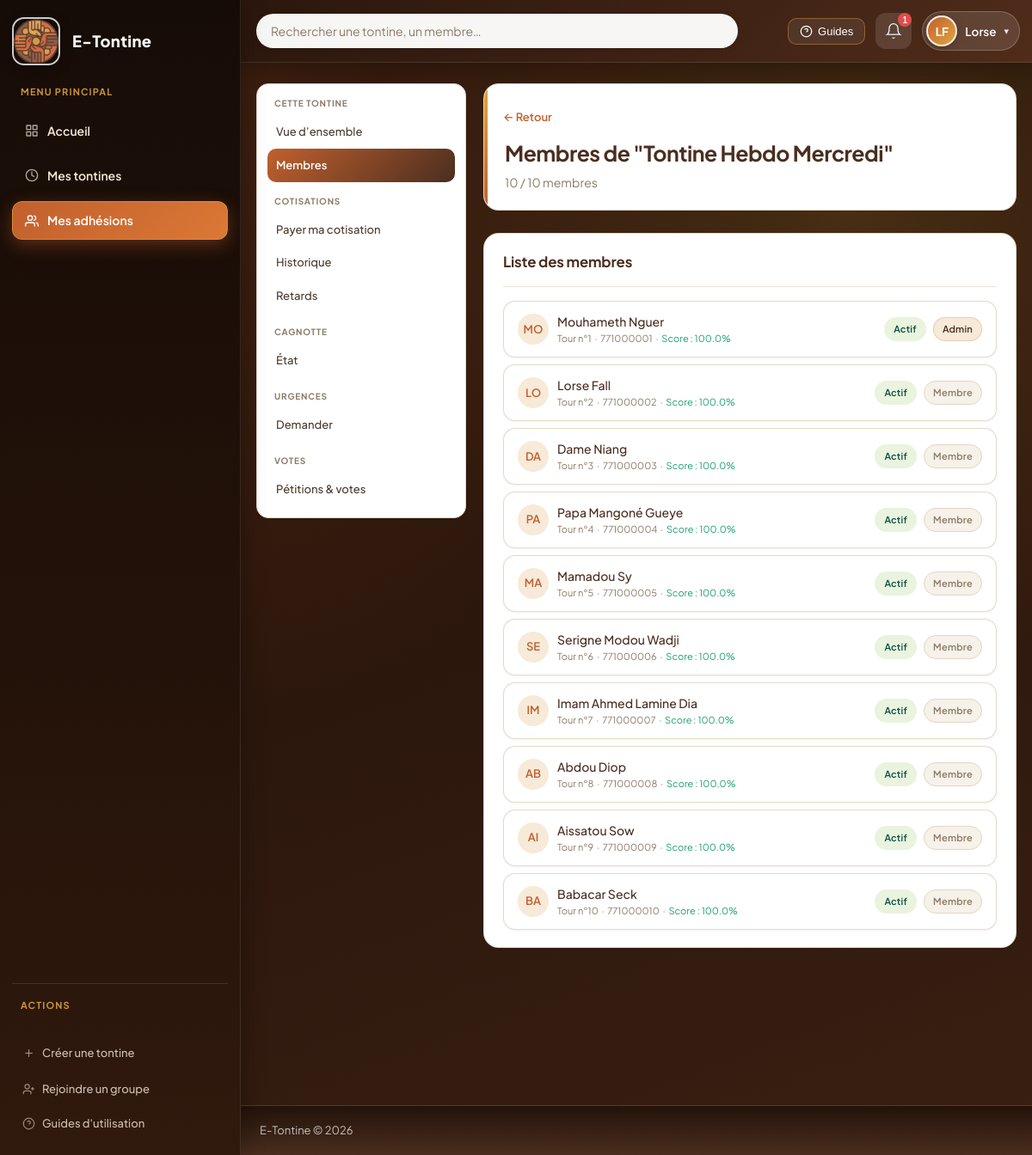
Screenshot of /pages/membres/liste.php?tontine=1 (signed in) with the database file from the repository.
### tables this page shows
CREATE TABLE tontines (
    id              INT UNSIGNED AUTO_INCREMENT PRIMARY KEY,
    nom             VARCHAR(150)        NOT NULL,
    description     TEXT                NULL,
    montant_cotisation DECIMAL(12,2)    NOT NULL,
    frequence       ENUM('hebdomadaire','mensuelle','trimestrielle') NOT NULL DEFAULT 'mensuelle',
    echeance_jour_semaine TINYINT UNSIGNED NULL DEFAULT NULL,
    echeance_jour_mois TINYINT UNSIGNED NULL DEFAULT NULL,
    nombre_max_membres SMALLINT UNSIGNED NOT NULL DEFAULT 10,
    statut          ENUM('active','fermee','suspendue','brouillon') NOT NULL DEFAULT 'active',
    cycles_completes_ce_tour INT UNSIGNED NOT NULL DEFAULT 0,
    numero_tour_actuel       INT UNSIGNED NOT NULL DEFAULT 1,
    tour_complet_en_attente  TINYINT(1)   NOT NULL DEFAULT 0,
    createur_id     INT UNSIGNED        NOT NULL,
    amende_par_jour DECIMAL(10,2)       DEFAULT 0,
    amende_delai_grace INT              DEFAULT 0,
    amendes_activees TINYINT            DEFAULT 0,
    date_creation   DATETIME            NOT NULL DEFAULT CURRENT_TIMESTAMP,
    date_fermeture  DATETIME            NULL,
    CONSTRAINT fk_tontine_createur FOREIGN KEY (createur_id) REFERENCES utilisateurs(id) ON DELETE RESTRICT
);

CREATE TABLE membres_tontine (
    id              INT UNSIGNED AUTO_INCREMENT PRIMARY KEY,
    tontine_id      INT UNSIGNED        NOT NULL,
    utilisateur_id  INT UNSIGNED        NOT NULL,
    role            ENUM('admin','membre') NOT NULL DEFAULT 'membre',
    statut          ENUM('actif','retard','exclu') NOT NULL DEFAULT 'actif',
    ordre_tour      SMALLINT UNSIGNED   NULL,
    score_fiabilite DECIMAL(5,2)        NOT NULL DEFAULT 100.00,
    date_adhesion   DATETIME            NOT NULL DEFAULT CURRENT_TIMESTAMP,
    UNIQUE KEY unique_membre_tontine (tontine_id, utilisateur_id),
    CONSTRAINT fk_mt_tontine FOREIGN KEY (tontine_id) REFERENCES tontines(id) ON DELETE CASCADE,
    CONSTRAINT fk_mt_utilisateur FOREIGN KEY (utilisateur_id) REFERENCES utilisateurs(id) ON DELETE CASCADE
);

CREATE TABLE utilisateurs (
    id              INT UNSIGNED AUTO_INCREMENT PRIMARY KEY,
    nom_complet     VARCHAR(100)        NOT NULL,
    email           VARCHAR(150)        NOT NULL UNIQUE,
    mot_de_passe    VARCHAR(255)        NOT NULL,
    telephone       VARCHAR(20)         NOT NULL,
    role_global     ENUM('super_admin','utilisateur') NOT NULL DEFAULT 'utilisateur',
    est_bloque      TINYINT(1)          NOT NULL DEFAULT 0,
    jeton_invitation VARCHAR(64)        NULL,
    date_inscription DATETIME           NOT NULL DEFAULT CURRENT_TIMESTAMP,
    derniere_connexion DATETIME         NULL
);

### fonctions/tontine.php (called while the page is built, shortened)
<?php
function obtenirTontine(int $id): ?array {
    $bd  = connexionBD();
    $req = $bd->prepare('SELECT t.*, u.nom_complet AS nom_createur FROM tontines t JOIN utilisateurs u ON u.id = t.createur_id WHERE t.id = ?');
    $req->execute([$id]);
    return $req->fetch() ?: null;
}
function estAdminDeTontine(int $utilisateurId, int $tontineId): bool {
    $bd  = connexionBD();
    $req = $bd->prepare('SELECT id FROM membres_tontine WHERE utilisateur_id = ? AND tontine_id = ? AND role = ?');
    $req->execute([$utilisateurId, $tontineId, ROLE_ADMIN]);
    return (bool)$req->fetch();
}

### fonctions/notification.php (called while the page is built, shortened)
<?php
function nbNotificationsNonLues(int $utilisateurId): int {
    $bd  = connexionBD();
    $req = $bd->prepare('SELECT COUNT(*) FROM notifications WHERE destinataire_id = ? AND est_lu = 0');
    $req->execute([$utilisateurId]);
    return (int)$req->fetchColumn();
}

### fonctions/membre.php (called while the page is built, shortened)
<?php
function listerMembres(int $tontineId): array {
    $bd  = connexionBD();
    $req = $bd->prepare('
        SELECT mt.*, u.nom_complet, u.email, u.telephone
        FROM membres_tontine mt
        JOIN utilisateurs u ON u.id = mt.utilisateur_id
        WHERE mt.tontine_id = ? AND mt.statut != ?
        ORDER BY mt.ordre_tour ASC
    ');
    $req->execute([$tontineId, STATUT_EXCLU]);
    return $req->fetchAll();
}

### gabarits/composants.php (the view, shortened to what this page needs)
    <?php
function renderCarteMembre(array $membre, bool $estAdmin, int $tontineId): void {
    $initiales = strtoupper(substr($membre['nom_complet'], 0, 2));
    $badgeRole = $membre['role'] === ROLE_ADMIN
        ? '<span class="badge badge-info">Admin</span>'
        : '<span class="badge badge-secondaire">Membre</span>';
    $score = (float)($membre['score_fiabilite'] ?? 100);
    $scoreClass = 'score-moyen';
    if ($score >= 80) {
        $scoreClass = 'score-haut';
    } elseif ($score < 50) {
        $scoreClass = 'score-bas';
        $scoreBadge = 'badge-danger';
    } elseif ($score < 70) {
        $scoreBadge = 'badge-alerte';
    }
    ?>
    <div class="carte-membre">
        <div class="carte-membre-gauche">
            <div class="avatar-cercle"><?= htmlspecialchars($initiales) ?></div>
            <div>
                <div class="carte-membre-nom"><?= htmlspecialchars($membre['nom_complet']) ?></div>
                <div class="carte-membre-detail">
                    Tour n°<?= (int)$membre['ordre_tour'] ?>
                    &nbsp;·&nbsp;
                    <?= htmlspecialchars($membre['telephone']) ?>
                    &nbsp;·&nbsp;
                    <span class="<?= $scoreClass ?>">Score : <?= number_format($score, 1) ?>%</span>
                </div>
            </div>
        </div>
        <div class="carte-membre-droite">
            <?= badgeStatut($membre['statut']) ?>
            <?= $badgeRole ?>
        </div>
    </div>
    <?php
}
?>

### pages/membres/liste.php (shortened to what this page needs)
<?php
require_once __DIR__ . '/../../fonctions/tontine.php';
require_once __DIR__ . '/../../fonctions/membre.php';
require_once __DIR__ . '/../../fonctions/invitation.php';
require_once __DIR__ . '/../../fonctions/aide.php';
$tontineId     = obtenirGetInt('tontine');
$tontine = obtenirTontine($tontineId);
$membresTous = listerMembres($tontineId);
$pagePagination = obtenirGetInt('page', 1);
$pagination = paginer($membresTous, $pagePagination);
$membres    = $pagination['items'];
require_once __DIR__ . '/../../gabarits/entete.php';
?>
<div class="page-entete">
    <div>
        <a href="<?= APP_URL ?>/pages/tontines/voir.php?id=<?= $tontineId ?>" class="lien-retour">← Retour</a>
        <h1>Membres de "<?= htmlspecialchars($tontine['nom']) ?>"</h1>
        <p class="texte-secondaire"><?= count($membresTous) ?> / <?= $tontine['nombre_max_membres'] ?> membres</p>
    </div>
</div>
<section class="section-tableau">
    <div class="section-entete"><h2>Liste des membres</h2></div>
    <?php if (empty($membresTous)): ?>
    <div class="etat-vide"><p>Aucun membre dans cette tontine.</p></div>
    <?php else: ?>
    <?php if ($estAdmin): ?>
    <div class="table-conteneur">
        <table class="tableau-donnees">
            <thead>
                <tr>
                    <th>Membre</th>
                    <th>Email</th>
                    <th>Téléphone</th>
                    <th>Rôle</th>
                    <th>Tour</th>
                    <th>Score fiabilité</th>
                    <th>Statut</th>
                    <th>Actions</th>
                </tr>
            </thead>
            <tbody>
                <?php foreach ($membres as $m): ?>
                <tr>
                    <td><strong><?= htmlspecialchars($m['nom_complet']) ?></strong></td>
                    <td><?= htmlspecialchars($m['email']) ?></td>
                    <td><?= htmlspecialchars($m['telephone']) ?></td>
                    <td><?= $m['role'] === ROLE_ADMIN ? '<span class="badge badge-info">Admin</span>' : '<span class="badge badge-secondaire">Membre</span>' ?></td>
                    <td><?= $m['ordre_tour'] ?></td>
                    <td>
                        <?php
                        $score = (float)($m['score_fiabilite'] ?? 100);
                        if ($score >= 80) {
                            echo '<span class="badge badge-succes">' . number_format($score, 1) . '%</span>';
                        } elseif ($score >= 50) {
                            echo '<span class="badge badge-alerte">' . number_format($score, 1) . '%</span>';
                        } else {
                            echo '<span class="badge badge-danger">' . number_format($score, 1) . '%</span>';
                        }
                        ?>
                    </td>
                    <td><?= badgeStatut($m['statut']) ?></td>
                    <td>
                        <?php if ($estAdmin && $m['role'] !== ROLE_ADMIN): ?>
                        <form method="POST" action="<?= APP_URL ?>/pages/membres/exclure.php?tontine=<?= $tontineId ?>&membre=<?= (int)$m['utilisateur_id'] ?>" style="display:inline">
                            <?= champCsrf() ?>
                            <button type="submit" class="btn btn-danger btn-tres-petit" onclick="return confirm('Confirmer l\'exclusion ?')">Exclure</button>
                        </form>
                        <?php else: ?>
                        <span class="texte-secondaire">-</span>
                        <?php endif; ?>
                    </td>
                </tr>
                <?php endforeach; ?>
            </tbody>
        </table>
    </div>
    <?php else: ?>
    <div class="liste-membres">
        <?php foreach ($membres as $membre): ?>
        <?php renderCarteMembre($membre, $estAdmin, $tontineId); ?>
        <?php endforeach; ?>
    </div>
    <?php endif; ?>
    <?php endif; ?>
</section>
<?php require_once __DIR__ . '/../../gabarits/pied_de_page.php'; ?>

### fonctions/aide.php (shortened to what this page needs)
<?php
function obtenirGetInt(string $cle, int $defaut = 0): int {
    return isset($_GET[$cle]) ? (int)$_GET[$cle] : $defaut;
}
function badgeStatut(string $statut): string {
    return match($statut) {
        STATUT_ACTIF   => '<span class="badge badge-succes">Actif</span>',
        STATUT_RETARD  => '<span class="badge badge-alerte">En retard</span>',
        STATUT_EXCLU   => '<span class="badge badge-danger">Exclu</span>',
        PAIEMENT_PAYE  => '<span class="badge badge-succes">Payé</span>',
        'en_attente'   => '<span class="badge badge-info">En attente</span>',
        'validee'      => '<span class="badge badge-succes">Validée</span>',
        'refusee'      => '<span class="badge badge-danger">Refusée</span>',
        default        => '<span class="badge">' . nettoyer($statut) . '</span>',
    };
}
function paginer(array $items, int $page = 1, int $parPage = ELEMENTS_PAR_PAGE): array {
    $total = count($items);
    $totalPages = max(1, (int)ceil($total / max(1, $parPage)));
    $page = max(1, min($page, $totalPages));
    $offset = ($page - 1) * $parPage;
    return [
        'items'       => array_slice($items, $offset, $parPage),
        'page'        => $page,
        'total_pages' => $totalPages,
        'total'       => $total,
    ];
}

### ressources/styles/principal.css (style rules this page uses)
:root { --bleu-fonce: #4a2e1f; --bleu-moy: #c1602e; --bleu-clair: #e0a63e; --bleu-pale: #f7ead9; --bleu-fond: #fbf4ea; --blanc: #ffffff; --gris-fond: #f6f1e9; --gris-bordure: #e3d6c4; --gris-texte: #4a3b2e; --gris-sec: #8c7a65; --vert: #1d9e75; --vert-pale: #eaf3de; --rouge: #e24b4a; --rouge-pale: #fcebeb; --orange: #ba7517; --orange-pale: #faeeda; --rayon-sm: 6px; --rayon-md: 10px; --rayon-lg: 14px; --rayon-xl: 18px; --ombre: 0 1px 3px rgba(74, 46, 31, 0.06); --ombre-md: 0 8px 24px rgba(74, 46, 31, 0.1); --ombre-nav: 0 4px 20px rgba(74, 46, 31, 0.18); --transition: 0.2s ease; --nav-hauteur: 72px; --font-sans: "Plus Jakarta Sans", -apple-system, BlinkMacSystemFont, "Segoe UI", sans-serif; }
*, *::before, *::after { box-sizing: border-box; margin: 0; padding: 0; }
html { scroll-behavior: smooth; }
body { font-family: var(--font-sans); font-size: 15px; line-height: 1.6; color: var(--gris-texte); background: linear-gradient( 180deg, #f7ecdd 0%, var(--gris-fond) 32%, var(--gris-fond) 100% ); background-attachment: fixed; min-height: 100vh; display: flex; flex-direction: column; -webkit-font-smoothing: antialiased; }
a { color: var(--bleu-moy); text-decoration: none; }
.page-entete { display: flex; align-items: flex-start; justify-content: space-between; gap: 18px; margin-bottom: 26px; flex-wrap: wrap; padding: 22px 24px; background: var(--blanc); border-radius: var(--rayon-xl); border: 1px solid rgba(227, 214, 196, 0.9); box-shadow: var(--ombre); position: relative; overflow: hidden; }
.page-entete::before { content: ""; position: absolute; left: 0; top: 0; bottom: 0; width: 4px; background: linear-gradient( 180deg, var(--bleu-clair) 0%, var(--bleu-moy) 100% ); border-radius: 4px 0 0 4px; }
.page-entete h1 { font-size: clamp(1.25rem, 2.5vw, 1.55rem); font-weight: 700; color: var(--bleu-fonce); margin: 0; letter-spacing: -0.02em; line-height: 1.25; }
.page-entete .texte-secondaire { color: var(--gris-sec); font-size: 14px; margin-top: 8px; line-height: 1.45; }
.lien-retour { font-size: 13px; font-weight: 600; color: var(--bleu-moy); display: inline-flex; align-items: center; gap: 6px; margin-bottom: 10px; padding: 6px 12px 6px 0; margin-left: -2px; border-radius: var(--rayon-md); text-decoration: none; transition: color var(--transition), background var(--transition); }
.section-tableau { background: var(--blanc); border: 1px solid rgba(227, 214, 196, 0.9); border-radius: var(--rayon-xl); padding: 20px 22px; margin-bottom: 22px; box-shadow: var(--ombre); }
.section-entete { display: flex; align-items: center; justify-content: space-between; margin-bottom: 16px; padding-bottom: 14px; flex-wrap: wrap; gap: 10px; border-bottom: 1px solid rgba(227, 214, 196, 0.65); }
.section-entete h2 { font-size: 1.05rem; font-weight: 700; color: var(--bleu-fonce); letter-spacing: -0.01em; display: flex; align-items: center; gap: 8px; flex-wrap: wrap; }
.badge { display: inline-block; padding: 4px 10px; border-radius: 999px; font-size: 11px; font-weight: 600; letter-spacing: 0.02em; border: 1px solid transparent; }
.badge-succes { background: var(--vert-pale); color: #085041; }
.badge-info { background: var(--bleu-pale); color: #4a2e1f; border-color: rgba(193, 96, 46, 0.22); }
.badge-secondaire { background: var(--gris-fond); color: var(--gris-sec); border: 1px solid var(--gris-bordure); }
.liste-membres { display: flex; flex-direction: column; gap: 8px; }
.carte-membre { display: flex; align-items: center; justify-content: space-between; padding: 12px 16px; background: var(--blanc); border: 1px solid rgba(227, 214, 196, 0.9); border-radius: var(--rayon-lg); gap: 12px; box-shadow: var(--ombre); transition: box-shadow var(--transition), border-color var(--transition); }
.carte-membre-gauche { display: flex; align-items: center; gap: 10px; flex: 1; min-width: 0; }
.carte-membre-nom { font-size: 14px; font-weight: 500; color: var(--bleu-fonce); }
.carte-membre-detail { font-size: 11px; color: var(--gris-sec); }
.carte-membre-droite { display: flex; align-items: center; gap: 8px; flex-shrink: 0; }
.avatar-cercle { width: 36px; height: 36px; border-radius: 50%; background: var(--bleu-pale); color: var(--bleu-moy); font-size: 13px; font-weight: 600; display: flex; align-items: center; justify-content: center; flex-shrink: 0; }
.texte-secondaire { color: var(--gris-sec); font-size: 13px; }
.app-main-shell .section-tableau, .app-main-shell .page-entete, .app-main-shell .carte-tontine, .app-main-shell .carte-membre { background: #fff; }

### rows the page displays
tontines: nom "Tontine Hebdo Mercredi", nombre_max_membres "10"
membres_tontine: utilisateur.nom_complet "MO", utilisateur.nom_complet "Mouhameth Nguer", ordre_tour "1", utilisateur.telephone "771000001", score_fiabilite "100.0", statut "Actif", role "Admin"
membres_tontine: utilisateur.nom_complet "LO", utilisateur.nom_complet "Lorse Fall", ordre_tour "2", utilisateur.telephone "771000002", score_fiabilite "100.0", statut "Actif", role "Membre"
membres_tontine: utilisateur.nom_complet "DA", utilisateur.nom_complet "Dame Niang", ordre_tour "3", utilisateur.telephone "771000003", score_fiabilite "100.0", statut "Actif", role "Membre"
membres_tontine: utilisateur.nom_complet "PA", utilisateur.nom_complet "Papa Mangoné Gueye", ordre_tour "4", utilisateur.telephone "771000004", score_fiabilite "100.0", statut "Actif", role "Membre"
membres_tontine: utilisateur.nom_complet "MA", utilisateur.nom_complet "Mamadou Sy", ordre_tour "5", utilisateur.telephone "771000005", score_fiabilite "100.0", statut "Actif", role "Membre"
membres_tontine: utilisateur.nom_complet "SE", utilisateur.nom_complet "Serigne Modou Wadji", ordre_tour "6", utilisateur.telephone "771000006", score_fiabilite "100.0", statut "Actif", role "Membre"
membres_tontine: utilisateur.nom_complet "IM", utilisateur.nom_complet "Imam Ahmed Lamine Dia", ordre_tour "7", utilisateur.telephone "771000007", score_fiabilite "100.0", statut "Actif", role "Membre"
membres_tontine: utilisateur.nom_complet "AB", utilisateur.nom_complet "Abdou Diop", ordre_tour "8", utilisateur.telephone "771000008", score_fiabilite "100.0", statut "Actif", role "Membre"
membres_tontine: utilisateur.nom_complet "AI", utilisateur.nom_complet "Aissatou Sow", ordre_tour "9", utilisateur.telephone "771000009", score_fiabilite "100.0", statut "Actif", role "Membre"
membres_tontine: utilisateur.nom_complet "BA", utilisateur.nom_complet "Babacar Seck", ordre_tour "10", utilisateur.telephone "771000010", score_fiabilite "100.0", statut "Actif", role "Membre"

### other values shown
APP_NOM "E-Tontine"
$nbNotifs "1"
$initialesUtilisateur !== '' ? $initialesUtilisateur : 'U' "LF"
$prenomNav "Lorse"
count($membresTous) "10"
